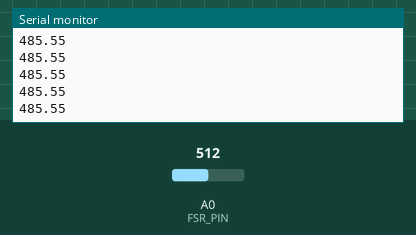
A sketch run on a simulated Arduino Uno, built with avr-gcc and run on an emulated ATmega328P. On the bench: the last lines printed to the serial monitor. Inputs (shaded band) come from the test bench; at power-on: A0 (FSR_PIN) = 512.

Above: at 1.2 s.
1.3 s: A0 (FSR_PIN) set to 1013
At 2.3 s:
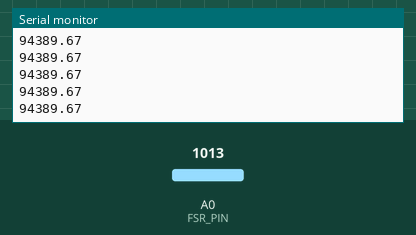
2.8 s: A0 (FSR_PIN) set to 1023
At 3.5 s:
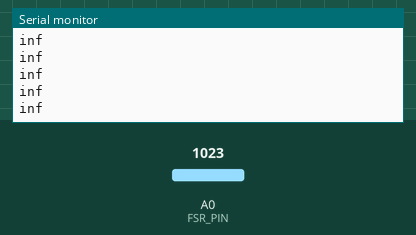

Measured:
- the behaviour switches between 1022 and 1023 on A0 (FSR_PIN) (found by bisection; images 1 and 2)
- after the input at 1.3 s, the serial monitor: prints a new line at once (image 1)
- after the input at 2.8 s, the serial monitor: prints a new line at once (image 2)

The sketch:

Prez.ino
```cpp
/******************************************************************************
Force_Sensitive_Resistor_Example.ino
Example sketch for SparkFun's force sensitive resistors
  (https://www.sparkfun.com/products/9375)
Jim Lindblom @ SparkFun Electronics
April 28, 2016

Create a voltage divider circuit combining an FSR with a 3.3k resistor.
- The resistor should connect from A0 to GND.
- The FSR should connect from A0 to 3.3V
As the resistance of the FSR decreases (meaning an increase in pressure), the
voltage at A0 should increase.

Development environment specifics:
Arduino 1.6.7
******************************************************************************/
const int FSR_PIN = A0; // Pin connected to FSR/resistor divider

// Measure the voltage at 5V and resistance of your 3.3k resistor, and enter
// their value's below:
const float VCC = 6.5; // Measured voltage of Ardunio 5V line
const float R_DIV = 3210.0; // Measured resistance of 3.3k resistor

void setup()
{
  Serial.begin(115200);
  pinMode(FSR_PIN, INPUT);
}

void loop()
{
  int fsrADC = analogRead(FSR_PIN);
  // If the FSR has no pressure, the resistance will be
  // near infinite. So the voltage should be near 0.
  if (fsrADC != 0) // If the analog reading is non-zero
  {
    // Use ADC reading to calculate voltage:
    float fsrV = fsrADC * VCC / 1023.0;
    // Use voltage and static resistor value to
    // calculate FSR resistance:
    float fsrR = R_DIV * (VCC / fsrV - 1.0);
    //Serial.println("Resistance: " + String(fsrR) + " ohms");
    // Guesstimate force based on slopes in figure 3 of
    // FSR datasheet:
    float force;
    float fsrG = 1.0 / fsrR; // Calculate conductance
    // Break parabolic curve down into two linear slopes:
    if (fsrR <= 600)
      force = (fsrG - 0.00075) / 0.00000032639;
    else
      force =  fsrG / 0.000000642857;
    //Serial.println("Force: " + String(force) + " g");
    Serial.println(force);
    //Serial.println();
    delay(5);
  }
  else
  {
    // No pressure detected
  }
}
```
